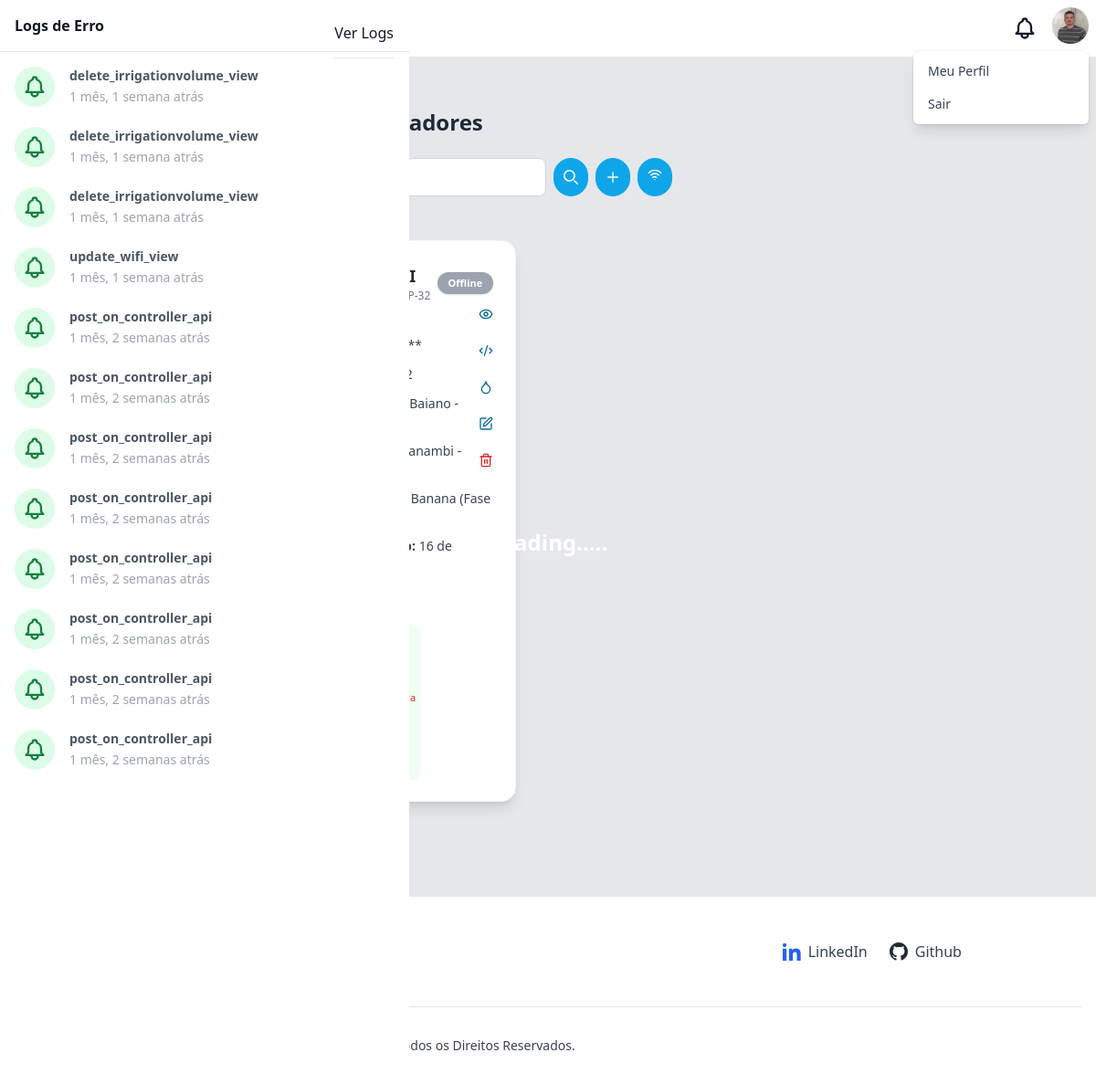
/controllers/ (signed in), run on an earlier commit of the app's database.
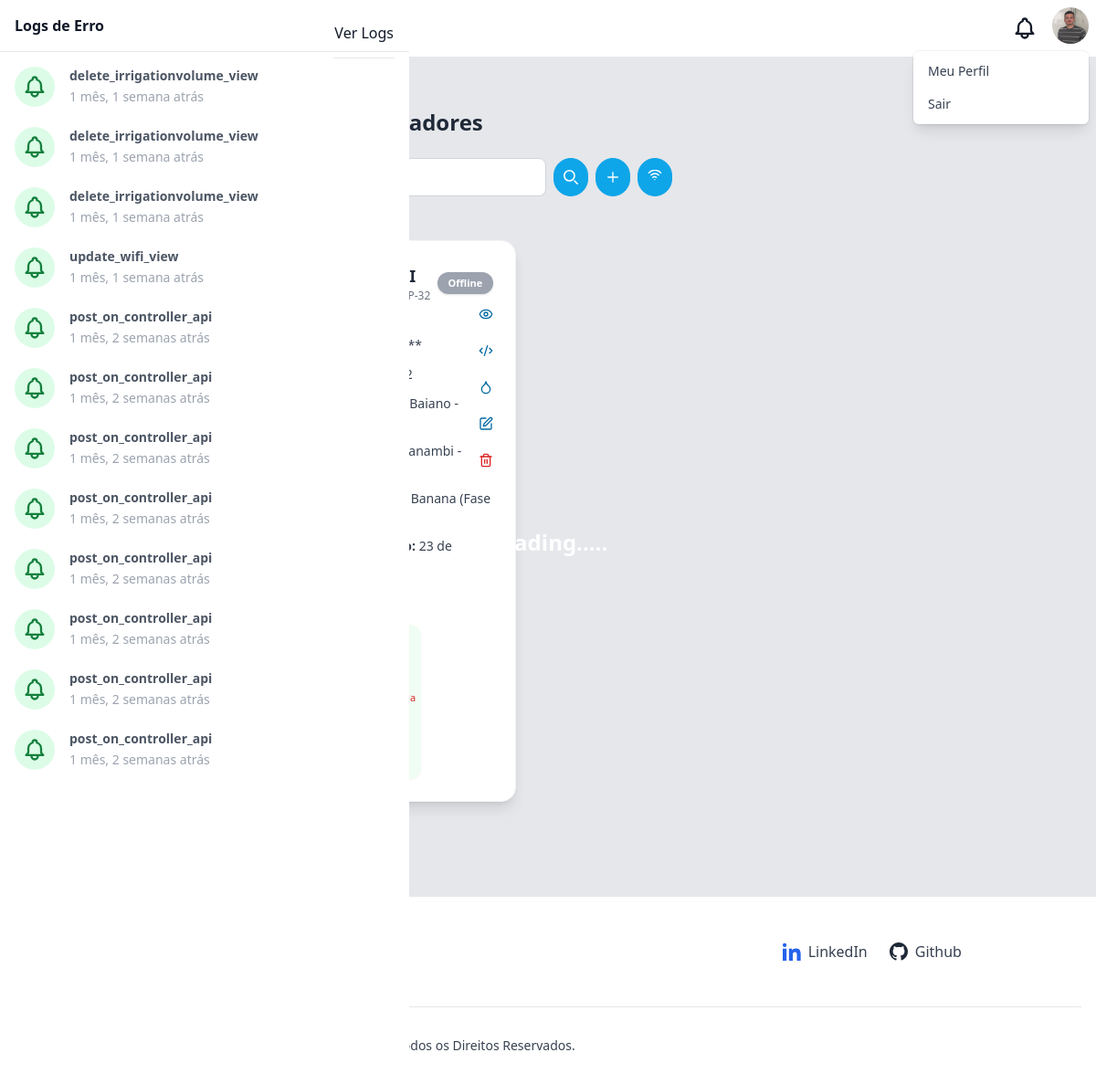
And on a later commit of the database.
### controllers/models.py (models this page shows, shortened)
class Controller(models.Model):
    PHASE_CHOICES_VEGETABLE = [
        (1, 'Inicial'),
        (2, 'Vegetativa'),
        (3, 'Floração'),
        (4, 'Frutificação'),
        (5, 'Maturação'),
    ]
    uuid = models.UUIDField(default=uuid.uuid4, unique=True, null=True)
    name = models.CharField(max_length=60)
    device = models.CharField(max_length=60)
    security_code = models.CharField(
        max_length=40,
        unique=True,
        editable=False,
        default=generate_security_code
    )
    ip_address = models.GenericIPAddressField(null=True, blank=True)
    last_irrigation = models.DateField(null=True, blank=True)
    attempts = models.IntegerField(default=0)
    phase_vegetable = models.PositiveSmallIntegerField(
        choices=PHASE_CHOICES_VEGETABLE,
        help_text="Fase do cultivo no momento da irrigação"
    )
    status = models.BooleanField(default=False)
    active = models.BooleanField(default=False)
    code = models.TextField(
        null=True,
        blank=True,
        help_text="Código em C do controlador"
    )
    last_irrigation = models.DateField(null=True, blank=True)
    signal_strength = models.IntegerField(
        validators=[MinValueValidator(-100), MaxValueValidator(0)],
        help_text="Potência do sinal Wi-Fi em dBm (ex: -40 forte, -90 fraco)",
        null=True,
        blank=True,
        default=0
    )
    created_at = models.DateTimeField(auto_now_add=True)
    culturevegetable = models.ForeignKey(
        CultureVegetable,
        on_delete=models.SET_NULL,
        null=True,
        blank=True
    )
    geolocation = models.ForeignKey(
        Geolocation,
        on_delete=models.SET_NULL,
        null=True,
        blank=True
    )

### geolocations/models.py (models this page shows, shortened)
class Geolocation(models.Model):
    property_name = models.CharField(max_length=255, default='Fazenda')
    city = models.CharField(max_length=255)
    state = models.CharField(max_length=255)
    latitude = models.FloatField()
    longitude = models.FloatField()
    favorite = models.BooleanField(default=False)

### culturesvegetables/models.py (models this page shows, shortened)
class CultureVegetable(models.Model):
    name = models.CharField(max_length=255)
    emoji = models.CharField(
        max_length=2,
        validators=[emoji_validator],
        help_text="Escolha um emoji para representar a cultura.",
        blank=True,
        null=True
    )
    phase_initial_kc = models.FloatField(validators=[MinValueValidator(0.0)])
    phase_vegetative_kc = models.FloatField(validators=[MinValueValidator(0.0)])
    phase_flowering_kc = models.FloatField(validators=[MinValueValidator(0.0)])
    phase_fruiting_kc = models.FloatField(validators=[MinValueValidator(0.0)])
    phase_maturation_kc = models.FloatField(validators=[MinValueValidator(0.0)])

### controllers/views.py (the view)
# urls.py: path('', views.listController, name='controllers_list'),
@login_required(login_url='/auth/login/')
def listController(request):
    logs = Log.objects.order_by('-created_at')
    hasUnread = logs.filter(viewed=False).exists()
    logs = logs[:12]
    geolocations = Geolocation.objects.all()
    culturesVegetables = CultureVegetable.objects.all()
    wifi = getattr(request.user, "wifi_data", None)
    nameQuery = request.GET.get('name', '')
    formCulturevegetable = CultureVegetableForm()
    controllers = Controller.objects.prefetch_related('valves').all().order_by('created_at')
    if nameQuery:
        controllers = controllers.filter(
            Q(name__icontains=nameQuery)
        )
    for c in controllers:
        valves = list(c.valves.all()[:3])
        while len(valves) < 3:
            valves.append(None)
        c.valves_fixed = valves
    paginator = Paginator(controllers, 9)
    pageNumber = request.GET.get('page')
    pageobj = paginator.get_page(pageNumber)
    return render(request, 'controller/list.html', context={
        'user': request.user,
        'logs': logs,
        'page_obj': pageobj,
        'name_query': nameQuery,
        'form_culture_vegetable': formCulturevegetable,
        'has_unread': hasUnread,
        'geolocations': geolocations,
        'cultures_vegetables': culturesVegetables,
        'wifi': wifi,
    })

### templates/controller/list.html (shortened to what the changed rows need)
{% extends "base.html" %}
{% load static %}
{% block content %}
<link href="https://cdn.jsdelivr.net/npm/select2@4.1.0-rc.0/dist/css/select2.min.css" rel="stylesheet" />
<link href="https://cdn.jsdelivr.net/npm/select2@4.1.0-rc.0/dist/css/select2.min.css" rel="stylesheet" />
<link rel="stylesheet" href="https://cdnjs.cloudflare.com/ajax/libs/font-awesome/6.5.0/css/all.min.css">
<link rel="stylesheet" href="https://cdnjs.cloudflare.com/ajax/libs/highlight.js/11.8.0/styles/vs2015.min.css">
<link
  href="https://cdn.jsdelivr.net/npm/select2@4.1.0-rc.0/dist/css/select2.min.css"
  rel="stylesheet"
/>
<link href="{% static 'css/controller/style.css' %}" rel="stylesheet" />
<div class="antialiased font-sans min-h-[800px] bg-gray-200">
  <div class="container mx-auto py-2 px-4 sm:px-8">
    <div class="py-12">
      <div>
        <h2 class="text-2xl font-semibold leading-tight text-gray-800">
        </h2>
      </div>
      {% if page_obj %}
      <div class="grid grid-cols-1 sm:grid-cols-2 lg:grid-cols-3 gap-6 mt-12 mb-12">
          {% for controller in page_obj %}
            <div class="bg-white rounded-2xl shadow-lg hover:shadow-2xl transition-all duration-300 p-6 relative flex flex-col border border-gray-100 controller-card" data-controller-id="{{ controller.id }}">
              <div class="flex items-center justify-between mb-4">
                <div class="flex items-center space-x-3">
                  <div class="p-2 bg-blue-100 rounded-xl">
                  </div>
                  <div>
                    <h2 class="text-lg font-bold text-gray-800">{{ controller.name }}</h2>
                    <p class="text-xs text-gray-500">Dispositivo: {{ controller.device }}</p>
                  </div>
                </div>
                {% if controller.status %}
                <span class="controller-status text-[11px] font-bold px-3 py-1 rounded-full text-white bg-green-600 shadow">
                  Online
                </span>
                {% else %}
                <span class="controller-status text-[11px] font-bold px-3 py-1 rounded-full text-white bg-gray-400 shadow">
                  Offline
                </span>
                {% endif %}
              </div>
              <div class="absolute top-16 right-4 flex flex-col items-center gap-2">
                <button onclick="toggleSecret(this)"
                        class="text-sky-700 hover:text-sky-900 transition p-2 rounded-xl hover:bg-blue-50 focus:outline-none focus:ring-2 focus:ring-blue-300">
                  <i data-lucide="eye" class="w-4 h-4"></i>
                </button>
                <button onclick="openDeviceCodeController(this)"
                        data-code="{{ controller.code }}"
                        class="text-sky-700 hover:text-sky-900 transition p-2 rounded-xl hover:bg-blue-50 focus:outline-none focus:ring-2 focus:ring-blue-300">
                  <i id="code-icon" data-lucide="code-xml" class="w-4 h-4"></i>
                </button>
                <a href="/controllers/irrigationsforcontroller/{{ controller.id }}/" class="text-sky-700 hover:text-sky-900 transition p-2 rounded-xl hover:bg-blue-50 focus:outline-none focus:ring-2 focus:ring-blue-300">
                  <i data-lucide="droplet" class="w-4 h-4"></i>
                </a>
                <button onclick="editController({{ controller.id }})"
                        class="text-sky-700 hover:text-sky-900 transition p-2 rounded-xl hover:bg-blue-50 focus:outline-none focus:ring-2 focus:ring-blue-300">
                  <i data-lucide="edit" class="w-4 h-4"></i>
                </button>
                <button class="text-red-600 transition p-2 rounded-xl focus:outline-none focus:ring-2 focus:ring-red-300"
                        onclick="openDeleteControllerModal({{ controller.id }})">
                  <i data-lucide="trash-2" class="w-4 h-4"></i>
                </button>
              </div>
              <div class="space-y-3 text-gray-700 text-sm">
                <div class="flex items-center">
                  <p>
                    <strong>Chave Secreta:</strong>
                    <span class="secret-code" data-code="{{ controller.security_code }}">****************</span>
                  </p>
                </div>
                <div class="flex items-center">
                  <p><strong>IP:</strong> {{ controller.ip_address }}</p>
                </div>
                <div class="flex items-center">
                  <p><strong>Propriedade:</strong> {{ controller.geolocation.property_name }}</p>
                </div>
                <div class="flex items-center">
                  <p><strong>Localização:</strong> {{ controller.geolocation.city }} - {{ controller.geolocation.state }}</p>
                </div>
                <div class="flex items-center">
                  <p>
                    <strong>Tipo de Vegetal:</strong> {{ controller.culturevegetable.name }}
                    <span class="controller-phase-text">
                      {% if controller.phase_vegetable == 1 %}
                        (Fase Inicial)
                      {% elif controller.phase_vegetable == 2 %}
                        (Fase Vegetativa)
                      {% elif controller.phase_vegetable == 3 %}
                        (Fase de Floração)
                      {% elif controller.phase_vegetable == 4 %}
                        (Fase de Frutificação)
                      {% elif controller.phase_vegetable == 5 %}
                        (Fase de Maturação)
                      {% endif %}
                    </span>
                  </p>
                </div>
                <div class="flex items-center">
                  <p><strong>Última Irrigação:</strong> {{ controller.last_irrigation }}</p>
                </div>
              </div>
              <div class="mt-6">
                <h3 class="text-sm font-semibold text-gray-700 mb-3">Válvulas</h3>
                  <div class="grid grid-cols-3 gap-3">
                    {% for valve in controller.valves_fixed %}
                      {% if valve %}
                        <a href="/controllers/irrigationscontroller/{{ valve.id }}/" data-valve="{{ forloop.counter }}" onclick=""
                          data-valve-id="{{ valve.id }}" class="flex flex-col items-center bg-green-50 rounded-xl p-3 shadow-sm hover:shadow-lg transition-transform transform hover:scale-105 w-full cursor-pointer focus:outline-none focus:ring-2 focus:ring-blue-300 valve-item">
                          <p class="text-xs mt-1 font-semibold text-green-700">Válvula {{ forloop.counter }}</p>
                          {% if valve.status %}
                            <span class="valve-status-text text-[11px] text-green-600">Irrigando</span>
                          {% else %}
                            <span class="valve-status-text text-[11px] text-red-600">Desativada</span>
                          {% endif %}
                          <span class="text-[10px] text-gray-700 mt-1">Plantas: {{ valve.plants_number }}</span>
                          <span class="text-[10px] text-gray-700 mt-1"><strong>Área:</strong> {{ valve.irrigation_radius }} m²</span>
                        </a>
                      {% endif %}
                    {% endfor %}
                  </div>
              </div>
            </div>
          {% endfor %}
      </div>
    {% endif %}
    </div>
  </div>
</div>
{% endblock %}

What changed in the data, as far as the page shows it:
changed Controller "BANANA I": last_irrigation "16 de…" → "23 de…"
